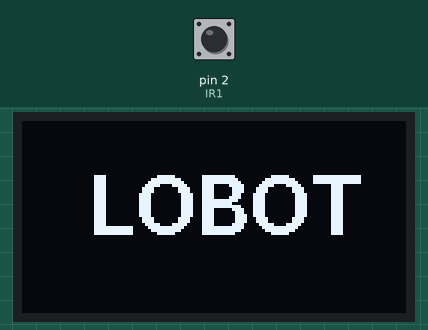
Recording of a sketch running on a simulated Arduino Uno, built with avr-gcc and run on an emulated ATmega328P. On the bench: 128×64 one-colour display. The test bench sets the inputs (shaded band); at power-on: pin 2 (IR1) HIGH. What the sketch prints to the serial monitor is not drawn.

Above: at 0.3 s.
3.0 s: pin 2 (IR1) driven LOW
At 3.6 s:
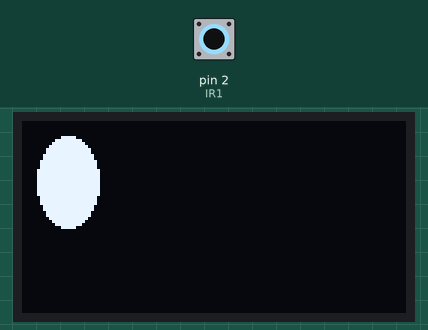
4.8 s: pin 2 (IR1) driven HIGH
At 5.8 s:
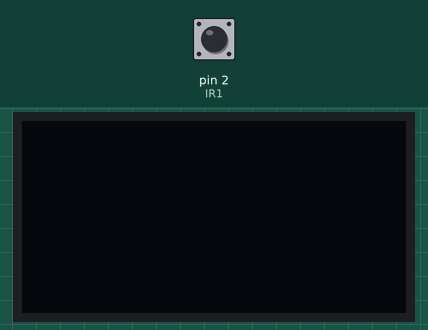
6.3 s: pin 2 (IR1) pulsed LOW 5 times (0.12 s each, 0.3 s apart)
At 6.48 s:
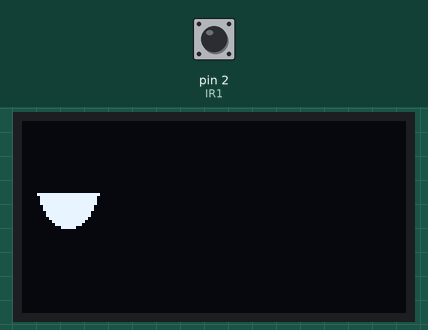
9.3 s: pin 2 (IR1) pulsed LOW 5 times (0.12 s each, 0.3 s apart)
At 9.47 s:
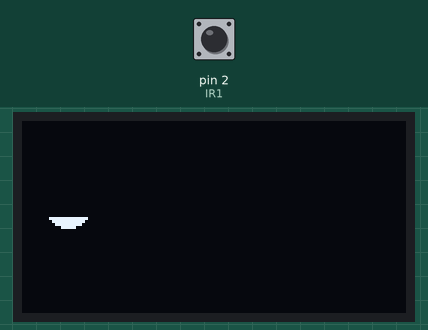
Timing chart, 0 to 12.3 s (numbered marks = the images above; inputs shaded):
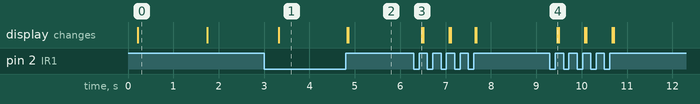

Measured:
- after the input at 3.0 s, the display: changes after 0.33 s (image 1)
- after the input at 4.8 s, the display: first changes at once (image 2 shows a later state)
- after the input at 6.3 s, the display: changes after 0.18 s (image 3)
- after the input at 9.3 s, the display: changes after 0.17 s (image 4)
- what the display in image 0 shows lasts 1.5 s, from 0.2 s to 1.7 s

The sketch:

oled.ino
```cpp
#include <U8g2lib.h>

#define IR1 2   //红外传感器接的io口
//#define IR2 4
//#define IR3 10

U8G2_SSD1306_128X64_NONAME_1_HW_I2C u8g2(U8G2_R0, /* reset=*/ U8X8_PIN_NONE);   //实例化

int count = 0;

void setup() {
  // put your setup code here, to run once:
  Serial.begin(9600);
  Serial.print("Setting up u8g2");
  u8g2.begin();
  u8g2.clearBuffer();

  Serial.print("Set Display Rotation");
  u8g2.setDisplayRotation(U8G2_R2);   //屏幕旋转180度

  Serial.print("Set Font");
  u8g2.setFont(u8g2_font_fub20_tr);   //设置字体   More fonts can be found here https://github.com/olikraus/u8g2/wiki/fntlistall

  u8g2.firstPage();

  Serial.print("Display something");

  do {//通电之后绘制LOBOT图样
    u8g2.setCursor(22, 38);   //位置
    u8g2.println("LOBOT");    //要绘制的字符
  } while ( u8g2.nextPage() );

  pinMode(IR1, INPUT);
//  pinMode(IR2, INPUT);
//  pinMode(IR3, INPUT);
  delay(1500);
}

void draw() {
  static uint32_t timer;
  if (timer < millis())   //用来延时
  {
    timer = millis() + 50;  //延时50ms，即下次运行到这里需要等50ms
    u8g2.firstPage();
    do {
      if(count == 0){
          u8g2.drawEllipse(15, 20, 15, 20, U8G2_DRAW_ALL); //画一个空心椭圆。(起始X，起始Y，椭圆的两个参数，画全圆)
          u8g2.drawEllipse(63, 20, 15, 20, U8G2_DRAW_ALL);
          u8g2.drawEllipse(112, 20, 15, 20, U8G2_DRAW_ALL);
          count++;
          Serial.print(count);
      }


      if (digitalRead(IR1) == LOW)    //红外检测到物体
      {
        Serial.print("Human detected. Start drawing a circle");
        u8g2.drawFilledEllipse(15, 20, 10, 15, U8G2_DRAW_ALL); //画一个实心椭圆。

      }
//      if (digitalRead(IR2) == LOW)
//      {
//        u8g2.drawFilledEllipse(63, 20, 10, 15, U8G2_DRAW_ALL);
//      }
//      if (digitalRead(IR3) == LOW)
//      {
//        u8g2.drawFilledEllipse(112, 20, 10, 15, U8G2_DRAW_ALL);
//      }
    } while ( u8g2.nextPage());
  }
}

void loop()
{
  draw();
}
```
